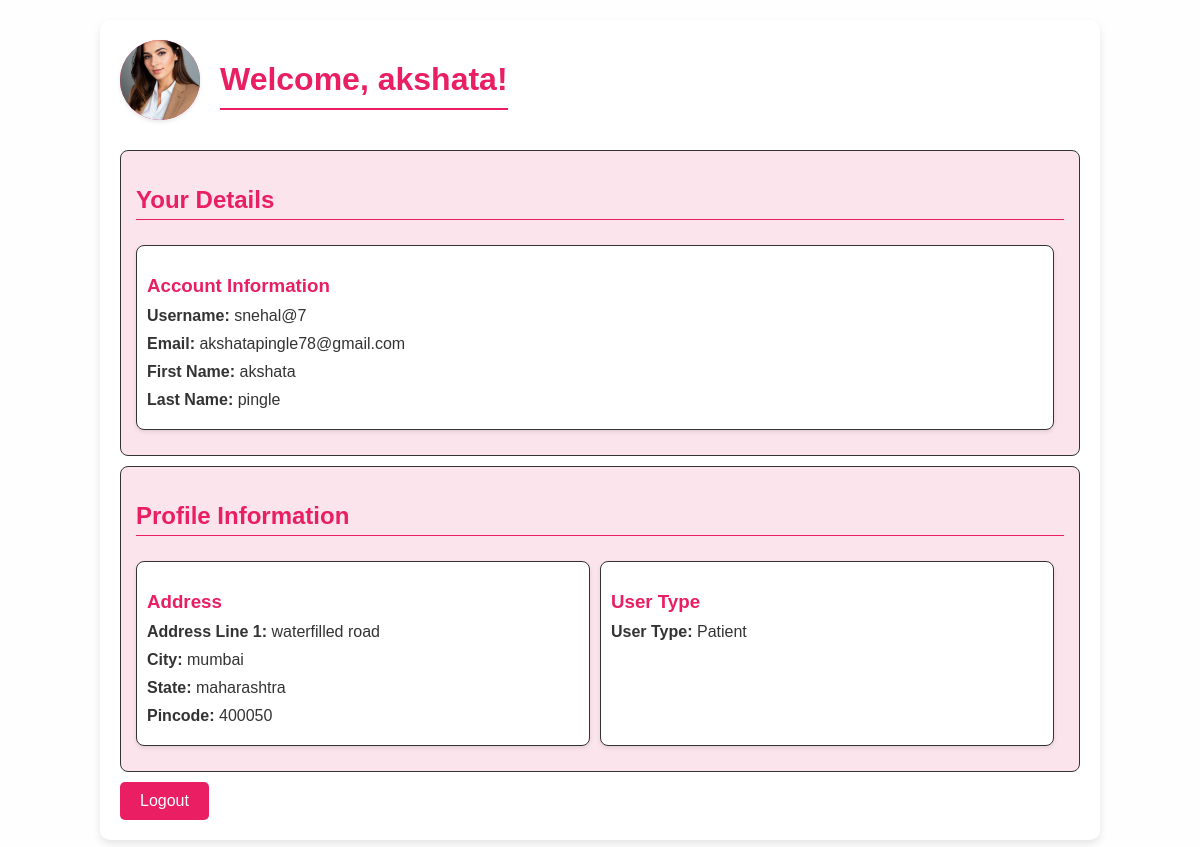
The page / (signed in) on the database its author committed.
### auapp/models.py (models this page shows)
class Profile(models.Model):
    USER_TYPE_CHOICES = [
        ('doctor', 'Doctor'),
        ('patient', 'Patient'),
    ]
    user = models.OneToOneField(User, on_delete=models.CASCADE)
    profile_picture = models.ImageField(upload_to='profile_pics/', blank=True, null=True)
    address_line1 = models.CharField(max_length=255, blank=True, null=True)
    city = models.CharField(max_length=100, blank=True, null=True)
    state = models.CharField(max_length=100, blank=True, null=True)
    pincode = models.CharField(max_length=20, blank=True, null=True)
    user_type = models.CharField(max_length=10, choices=USER_TYPE_CHOICES, default='patient')

### auapp/views.py (the view)
# urls.py: path("", uhome, name = "uhome"),
def uhome(request):
    if request.user.is_authenticated:
        profile = Profile.objects.filter(user=request.user).first()
        return render(request, "uhome.html", {"user": request.user, "profile": profile})
    else:
        return redirect("ulogin")

### auapp/templates/uhome.html (shortened to what this page needs)
<!DOCTYPE html>
<html lang="en">
<head>
</head>
<body>
    <div class="container">
        <div class="profile-header">
            {% if profile %}
                <div class="profile-picture">
                    <img src="{{ profile.profile_picture.url }}" alt="Profile Picture">
                </div>
            {% endif %}
            <h1>Welcome, {{ user.first_name }}!</h1>
        </div>
        <div class="section">
            <h2>Your Details</h2>
            <div class="table-container">
                <div class="table">
                    <h3>Account Information</h3>
                    <p><strong>Username:</strong> {{ user.username }}</p>
                    <p><strong>Email:</strong> {{ user.email }}</p>
                    <p><strong>First Name:</strong> {{ user.first_name }}</p>
                    <p><strong>Last Name:</strong> {{ user.last_name }}</p>
                </div>
            </div>
        </div>
        {% if profile %}
            <div class="section">
                <h2>Profile Information</h2>
                <div class="table-container">
                    <div class="table">
                        <h3>Address</h3>
                        <p><strong>Address Line 1:</strong> {{ profile.address_line1 }}</p>
                        <p><strong>City:</strong> {{ profile.city }}</p>
                        <p><strong>State:</strong> {{ profile.state }}</p>
                        <p><strong>Pincode:</strong> {{ profile.pincode }}</p>
                    </div>
                    <div class="table">
                        <h3>User Type</h3>
                        <p><strong>User Type:</strong> {{ profile.get_user_type_display }}</p>
                    </div>
                </div>
            </div>
        {% else %}
            <div class="section">
                <h2>No Profile Information Available</h2>
            </div>
        {% endif %}
        <a href="{% url 'ulogout' %}" class="logout-button">Logout</a>
    </div>
</body>
</html>

### auapp/templates/uhome.html (style rules this page uses)
body { font-family: Arial, sans-serif; margin: 0; padding: 0; background-color: #fefefe; color: #333; }
.container { width: 80%; margin: 20px auto; padding: 20px; background: #ffffff; border-radius: 10px; box-shadow: 0 4px 8px rgba(0, 0, 0, 0.1); position: relative; }
h1 { color: #e91e63; display: flex; align-items: center; border-bottom: 2px solid #e91e63; padding-bottom: 10px; margin-bottom: 20px; }
.profile-picture { width: 80px; height: 80px; background: #e91e63; border-radius: 50%; overflow: hidden; margin-right: 20px; box-shadow: 0 2px 4px rgba(0, 0, 0, 0.1); }
.profile-picture img { width: 100%; height: 100%; object-fit: cover; }
.section { margin-bottom: 10px; padding: 15px; background: #fce4ec; border-radius: 8px; border: 1px solid #333; }
.section h2 { color: #e91e63; border-bottom: 1px solid #e91e63; padding-bottom: 5px; margin-bottom: 15px; }
.table-container { display: flex; flex-wrap: wrap; }
.table { flex: 1 1 45%; margin: 10px 10px 10px 0; padding: 10px; background: #ffffff; border-radius: 8px; box-shadow: 0 2px 4px rgba(0, 0, 0, 0.1); border: 1px solid #333; }
.table h3 { color: #e91e63; margin-bottom: 10px; }
.table p { margin: 10px 0; }
.table p strong { color: #333; }
.profile-header { display: flex; align-items: flex-start; margin-bottom: 20px; }
.logout-button { display: inline-block; padding: 10px 20px; background: #e91e63; color: #ffffff; text-decoration: none; border-radius: 5px; font-size: 16px; transition: background 0.3s; }

### rows shown on the page
Profile: profile_picture (picture), address_line1 "waterfilled road", city "mumbai", state "maharashtra", pincode "400050", user_type "Patient"

### other values the page prints
{{ user.first_name }} "akshata"
{{ user.username }} "snehal@7"
{{ user.email }} "akshatapingle78@gmail.com"
{{ user.last_name }} "pingle"
